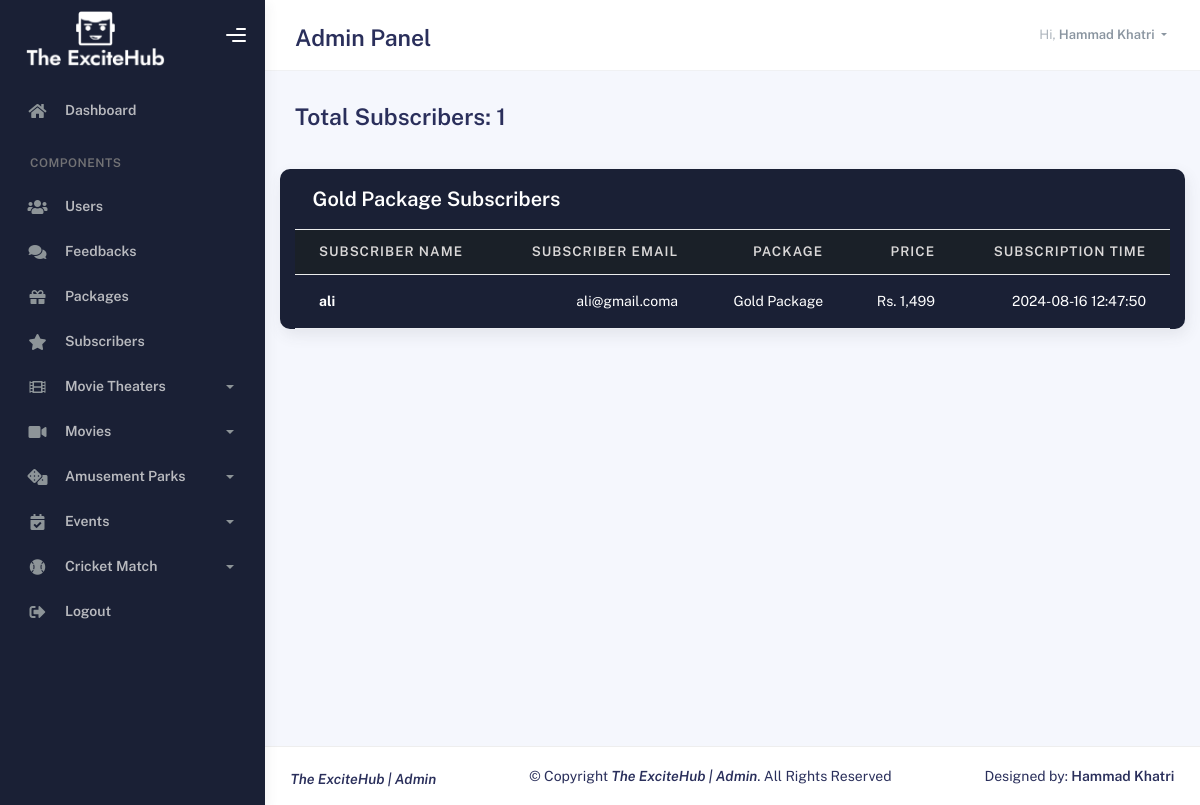
The app's page /admin/subscribers.php (signed in) with its own data.
### tables this page shows
CREATE TABLE `subscription` (
  `id` int(11) NOT NULL,
  `sname` varchar(50) NOT NULL,
  `email` varchar(50) NOT NULL,
  `package` varchar(50) NOT NULL,
  `price` varchar(50) NOT NULL,
  `card_no` varchar(50) NOT NULL,
  `card_pin` varchar(50) NOT NULL,
  `subscription_time` datetime NOT NULL DEFAULT current_timestamp()
);

### admin/subscribers.php (the view, shortened to what this page needs)
<!DOCTYPE html>
<html lang="en">
  <head>
    <link rel="stylesheet" href="assets/css/bootstrap.min.css" />
    <link rel="stylesheet" href="assets/css/plugins.min.css" />
    <link rel="stylesheet" href="assets/css/kaiadmin.min.css" />
    <link rel="stylesheet" href="assets/css/demo.css" />
    <link rel="stylesheet" href="assets/css/style.css">
  </head>
  <body>
<div class="wrapper">
      <?php
	  include '_dbconnection.php';
      include "_nav.php";
      ?>
        <div class="container">
          <div class="page-inner">
          <div
              class="d-flex align-items-left align-items-md-center flex-column flex-md-row pt-2 pb-4"
            >
            <?php
                      $sql="SELECT * FROM `subscription`";
                      $result=mysqli_query($conn,$sql);
                      $row=mysqli_num_rows($result);
                      ?>
              <div>
                <h3 class="fw-bold mb-3">Total Subscribers: <?php echo  $row; ?></h3>
              </div>
            </div>
            <?php
            $sql = "SELECT DISTINCT `package` FROM `subscription` ORDER BY `id` DESC";
            $result = mysqli_query($conn, $sql);
            $num = mysqli_num_rows($result);
            if ($num == 0) {
            ?>
                <h5 class="text-center"><b>No one Subscribe the package!</b></h5>
            <?php
            } else {
                while ($row = mysqli_fetch_assoc($result)) {
                    $package_name = $row['package'];
            ?>
            <div class="row ">
                <div class="card card-round">
                  <div class="card-header">
                    <div class="card-head-row card-tools-still-right">
                      <div class="card-title"><?php echo $package_name  ?> Subscribers</div>
                    </div>
                  </div>
                  <div class="card-body p-0">
                    <div class="table-responsive">
                      <table class="table align-items-center mb-0">
                        <thead class="thead-light">
                          <tr>
                            <th scope="col">Subscriber Name</th>
                            <th scope="col" class="text-end">Subscriber Email</th>
                            <th scope="col" class="text-end">Package</th>
                            <th scope="col" class="text-end">Price</th>
                            <th scope="col" class="text-end">Subscription Time</th>
                          </tr>
                        </thead>
                        <tbody>
                        <?php
                        $sql = "SELECT * FROM `subscription` WHERE `package`='$package_name' ORDER BY `id` DESC";
                        $m_result = mysqli_query($conn, $sql);
                        while ($row = mysqli_fetch_assoc($m_result)) {
                        ?>
                          <tr>
                            <th scope="row">
                              <?php  echo $row['sname']; ?>
                       </th>
                            <td class="text-end"><?php echo $row['email']; ?></td>
                            <td class="text-end"><?php echo $row['package']; ?></td>
                            <td class="text-end"><?php echo $row['price']; ?></td>
                            <td class="text-end"><?php echo $row['subscription_time']; ?></td>
                          </tr>
                            <?php
                       }
                            ?>
                        </tbody>
                      </table>
                    </div>
                  </div>
                </div>
          </div>
          <?php
                }
              }
?>
        </div>
      </div>
        <?php
        include '_footer.php';
        ?>
    </div>
  </body>
</html>

### admin/assets/css/style.css (style rules this page uses)
.card-round { background: #1a2035!important; }
.card-title { color: #ffff!important; }
.card { background: #1a2035!important; }
.table>tbody>tr>td, .table>tbody>tr>th { background: #1a2035!important; color: #ffff!important; }
.table>thead>tr>th { background: #1a2028!important; color: #dad8d8!important; }

### records on screen
subscription: sname "ali", email "ali@gmail.coma", package "Gold Package", price "Rs. 1,499", subscription_time "2024-08-16 12:47:50"

### other values on screen
$_SESSION['username'] "Hammad Khatri"
$row "1"
$package_name "Gold Package"
